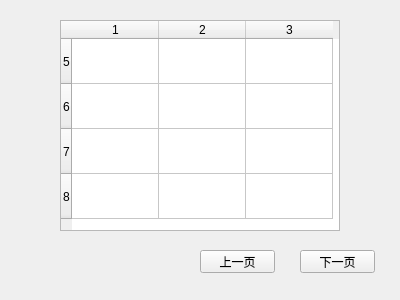
<?xml version="1.0" encoding="UTF-8"?>
<ui version="4.0">
 <class>questionlist2</class>
 <widget class="QWidget" name="questionlist2">
  <property name="geometry">
   <rect>
    <x>0</x>
    <y>0</y>
    <width>400</width>
    <height>300</height>
   </rect>
  </property>
  <property name="windowTitle">
   <string>Form</string>
  </property>
  <widget class="QTableWidget" name="tableWidget">
   <property name="geometry">
    <rect>
     <x>60</x>
     <y>20</y>
     <width>280</width>
     <height>211</height>
    </rect>
   </property>
   <property name="rowCount">
    <number>4</number>
   </property>
   <property name="columnCount">
    <number>3</number>
   </property>
   <attribute name="horizontalHeaderDefaultSectionSize">
    <number>87</number>
   </attribute>
   <attribute name="verticalHeaderDefaultSectionSize">
    <number>45</number>
   </attribute>
   <row>
    <property name="text">
     <string>5</string>
    </property>
   </row>
   <row>
    <property name="text">
     <string>6</string>
    </property>
   </row>
   <row>
    <property name="text">
     <string>7</string>
    </property>
   </row>
   <row>
    <property name="text">
     <string>8</string>
    </property>
   </row>
   <column/>
   <column/>
   <column/>
  </widget>
  <widget class="QPushButton" name="pushButton">
   <property name="geometry">
    <rect>
     <x>200</x>
     <y>250</y>
     <width>75</width>
     <height>23</height>
    </rect>
   </property>
   <property name="text">
    <string>上一页</string>
   </property>
  </widget>
  <widget class="QPushButton" name="pushButton_2">
   <property name="geometry">
    <rect>
     <x>300</x>
     <y>250</y>
     <width>75</width>
     <height>23</height>
    </rect>
   </property>
   <property name="text">
    <string>下一页</string>
   </property>
  </widget>
 </widget>
 <resources/>
 <connections/>
</ui>
